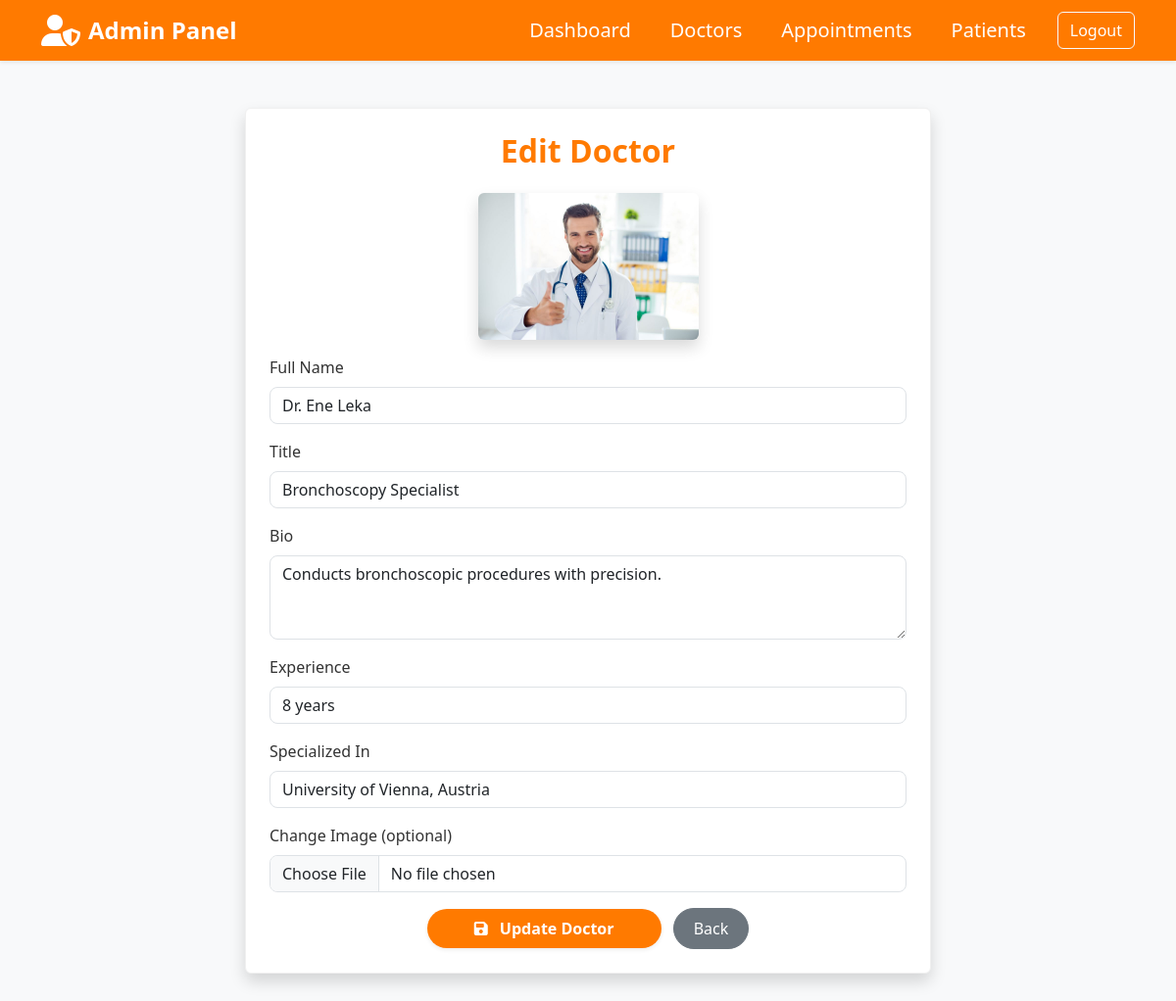
/admin/edit_doctors.php?id=9 (signed in), run on the app's committed database.
### tables this page shows
CREATE TABLE doctors (
    id INT AUTO_INCREMENT PRIMARY KEY,
    name VARCHAR(100) NOT NULL,
    title VARCHAR(100),
    bio TEXT,
    experience VARCHAR(50),
    specialized_in VARCHAR(150),
    image VARCHAR(100) DEFAULT 'default.jpg'
);

### admin/edit_doctors.php (the view, shortened to what this page needs)
<?php
require '../config.php';
$id = isset($_GET['id']) ? intval($_GET['id']) : 0;
$stmt = $conn->prepare("SELECT * FROM doctors WHERE id = ?");
$stmt->execute([$id]);
$doctor = $stmt->fetch(PDO::FETCH_ASSOC);
?>
<?php include 'inc/admin_header.php'; ?>
<section class="py-5 bg-light">
  <div class="container">
    <div class="card mx-auto shadow rounded" style="max-width: 700px;">
      <div class="card-body p-4">
        <h2 class="mb-4 text-orange text-center fw-bold">Edit Doctor</h2>
        <form method="post" enctype="multipart/form-data">
          <div class="mb-3 text-center">
            <img src="../assets/img/<?= htmlspecialchars($doctor['image']) ?>" alt="Current image" class="img-fluid rounded shadow" style="max-height: 150px;">
          </div>
          <div class="mb-3">
            <label class="form-label">Full Name</label>
            <input type="text" name="name" class="form-control" value="<?= htmlspecialchars($doctor['name']) ?>" required>
          </div>
          <div class="mb-3">
            <label class="form-label">Title</label>
            <input type="text" name="title" class="form-control" value="<?= htmlspecialchars($doctor['title']) ?>" required>
          </div>
          <div class="mb-3">
            <label class="form-label">Bio</label>
            <textarea name="bio" class="form-control" rows="3" required><?= htmlspecialchars($doctor['bio']) ?></textarea>
          </div>
          <div class="mb-3">
            <label class="form-label">Experience</label>
            <input type="text" name="experience" class="form-control" value="<?= htmlspecialchars($doctor['experience']) ?>" required>
          </div>
          <div class="mb-3">
            <label class="form-label">Specialized In</label>
            <input type="text" name="specialized_in" class="form-control" value="<?= htmlspecialchars($doctor['specialized_in']) ?>" required>
          </div>
          <div class="mb-3">
            <label class="form-label">Change Image (optional)</label>
            <input type="file" name="image" class="form-control">
          </div>
          <div class="text-center">
            <button type="submit" class="btn btn-orange px-5 py-2 fw-semibold rounded-pill shadow-sm">
            <i class="fas fa-save me-2"></i> Update Doctor</button>
            <a href="doctors.php" class="btn btn-secondary ms-2">Back</a>
          </div>
        </form>
      </div>
    </div>
  </div>
</section>

### admin/edit_doctors.php (style rules this page uses)
.text-orange { color: #ff7a00; }
.btn-orange { background-color: #ff7a00; color: white; border: none; }
.card { border: 1px solid #f0f0f0; border-radius: 15px; background-color: #ffffff; }
.form-label { font-weight: 500; color: #333; }
.form-control { border-radius: 8px; }
.btn-secondary { border-radius: 25px; padding: 8px 20px; }

### data on the page
doctors: image (picture), name "Dr. Ene Leka", title "Bronchoscopy Specialist", bio "Conducts bronchoscopic procedures with precision.", experience "8 years", specialized_in "University of Vienna, Austria"
